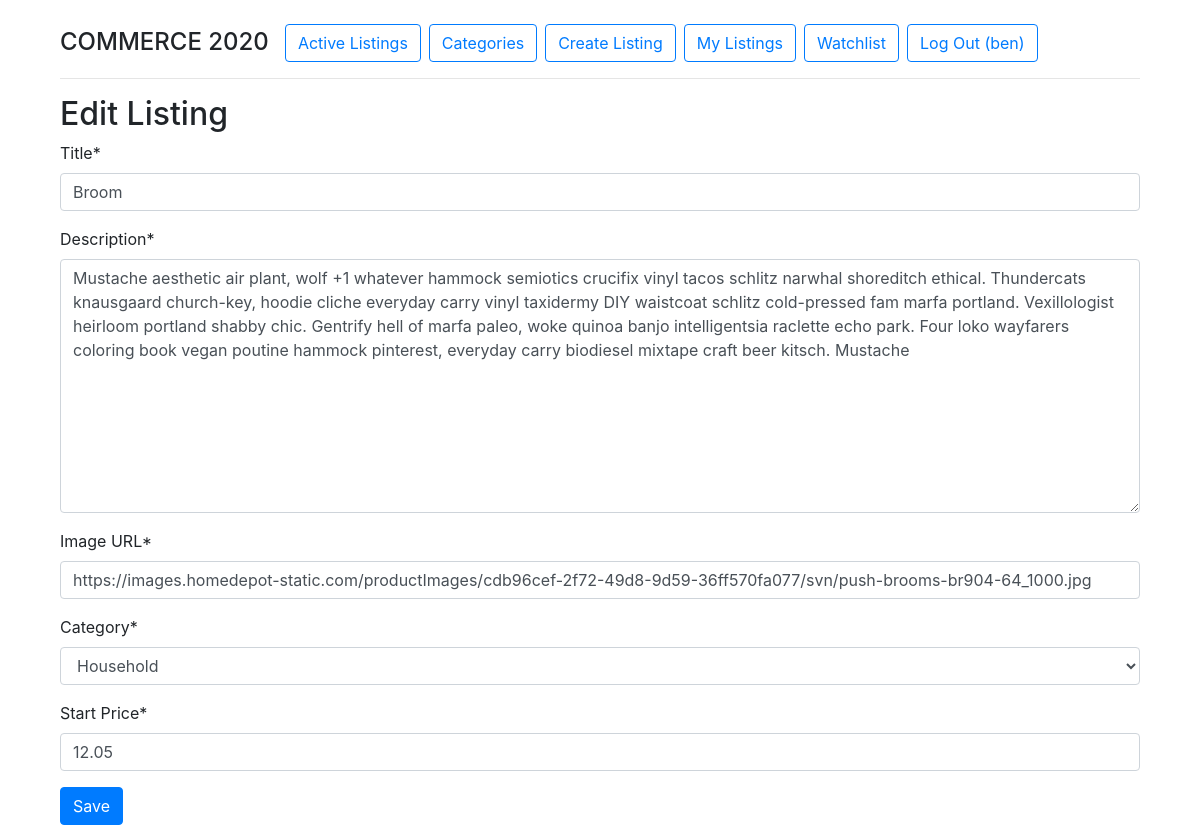
The page /edit_listing/1 (signed in) on the database its author committed.
### auctions/models.py (models this page shows, shortened)
class User(AbstractUser):
    def __str__(self):
        return f"{self.username}"

class Listing(models.Model):
    title = models.CharField(max_length=64, unique=True)
    description = models.CharField(max_length=512)
    imgurl = models.CharField(max_length=128)
    start_price = models.DecimalField(max_digits=12, decimal_places=2)
    closed = models.BooleanField(default=False, editable=False)
    bids = models.ManyToManyField('Bid', blank=True, related_name='listing_bids')
    user = models.ForeignKey(User, on_delete=models.CASCADE, null=True)
    category = models.ForeignKey(Category, on_delete=models.CASCADE)

class Category(models.Model):
    category = models.CharField(max_length=64)
    def __str__(self):
        return f"{self.category}"

### auctions/views.py (the view, shortened to what this page needs)
# urls.py: path("edit_listing/<int:listing_id>", views.edit_listing, name="edit_listing"),
@login_required
def edit_listing(request, listing_id):
    if request.method == "GET":
        try:
            listing_to_edit = Listing.objects.get(pk=listing_id)
        except:
            return render(request, "auctions/error.html", {
                "error": "404 / Listing doesn't exist."
            })
        if listing_to_edit.user != request.user:
            return render(request, "auctions/error.html", {
                "error": "You can't edit a listing that isn't yours!"
            })
        form = ListingForm(instance=listing_to_edit)
        return render(request, "auctions/edit_listing.html", {
            'form': form,
            'listing': listing_to_edit
        })

### auctions/forms.py
class ListingForm(forms.ModelForm):
    category = forms.ModelChoiceField(queryset=Category.objects.all(), widget=forms.Select)
    class Meta:
        model = Listing
        fields = ('title', 'description', 'imgurl', 'category', 'start_price')
        widgets = {
            'title': forms.TextInput(attrs={'placeholder': 'Please enter a Title.'}),
            'description': forms.Textarea(attrs={'placeholder': 'Please add a description.'}),
            'imgurl': forms.TextInput(attrs={'placeholder': 'Please provide an Image URL.'}),
            'start_price': forms.NumberInput(attrs={'placeholder': 'Please set a starting price.'})
        }
        labels = {
            'imgurl': "Image URL",
            'start_price': 'Start Price',
        }

### auctions/context_processors.py (called while the page is built)
def get_current_year_to_context(request):
    current_datetime = datetime.datetime.now()
    return {
        'current_year': current_datetime.year
    }

def get_listings_count_to_context(request):
    return {
        "listings_count": Listing.objects.all().count()
    }

### auctions/templates/auctions/edit_listing.html (shortened to what this page needs)
{% extends "auctions/layout.html" %}
{% load crispy_forms_tags %}
{% block body %}
<h2>Edit Listing</h2>
<form action="{% url 'auctions:edit_listing' listing.id %}" method="post">
    <div class="form-group">
        {{ form|crispy }}
    </div>
    <input type="submit" value="Save" class="btn btn-primary">
</form>
{% endblock %}

### auctions/templates/auctions/layout.html (shortened to what this page needs)
{% load static %}
<!DOCTYPE html>
<html lang="en">
    <head>
        <link rel="stylesheet" href="https://stackpath.bootstrapcdn.com/bootstrap/4.4.1/css/bootstrap.min.css">
        <link href="{% static 'auctions/styles.css' %}" rel="stylesheet">
    </head>
    <body>
        {% with url_name=request.resolver_match.url_name %}
        <ul class="nav mt-4">
            <li class="nav-item">
                <h4 class='mr-3 mt-sp'>COMMERCE 2020</h4>
            </li>
            <li class="nav-item">
                <a class="btn btn-outline-primary {% if url_name == 'index' %}active{% endif %}" href="{% url 'auctions:index' %}">Active Listings</a>
            </li>
            <li>
                <a class="btn btn-outline-primary ml-2  {% if url_name == 'categories' %}active{% endif %}" href="{% url 'auctions:categories' %}">Categories</a>
            </li>
            {% if user.is_authenticated %}
                <li class="nav-item">
                    <li>
                        <a class="btn btn-outline-primary ml-2  {% if url_name == 'create_listing' %}active{% endif %}" href="{% url 'auctions:create_listing' %}">Create Listing</a>
                    </li>
                    <li>
                        <a class="btn btn-outline-primary ml-2 {% if url_name == 'my_listings' %}active{% endif %}" href="{% url 'auctions:my_listings' %}">My Listings</a>
                    </li>
                    <li>
                        <a class="btn btn-outline-primary ml-2 {% if url_name == 'watchlist' %}active{% endif %}" href="{% url 'auctions:watchlist' %}">Watchlist</a>
                    </li>
                    <li>
                        <a class="btn btn-outline-primary ml-2 {% if url_name == 'logout' %}active{% endif %}" href="{% url 'auctions:logout' %}">Log Out ({{ user.username }})</a>
                    </li>
                </li>
            {% endif %}
        </ul>
        {% endwith %}
        <hr>
        {% block body %}
        {% endblock %}
    </body>
</html>

### auctions/static/auctions/styles.css (style rules this page uses)
body { width: 90vw; margin: auto; }
html { overflow: -moz-scrollbars-vertical; overflow-y: scroll; }
.mt-sp { margin-top: 4px; margin-bottom: 0px; }

### rows shown on the page
User: username "ben"
Listing: title "Broom", description "Mustache aesthetic air plant, wolf +1 whatever hammock semiotics crucifix vinyl tacos schlitz narwhal shoreditch ethical. Thundercats knausgaard church-key, hoodie cliche everyday carry vinyl taxidermy DIY waistcoat schlitz cold-pressed fam marfa portland. Vexillologist heirloom portland shabby chic. Gentrify hell of marfa paleo, woke quinoa banjo intelligentsia raclette echo park. Four loko wayfarers coloring book vegan poutine hammock pinterest, everyday carry biodiesel mixtape craft beer kitsch. Mustache", imgurl "https://images.homedepot-static.com/productImages/cdb96cef-2f72-49d8-9d59-36ff570fa077/svn/push-brooms-br904-64_1000.jpg", start_price "12.05"
Category: category "Household"
